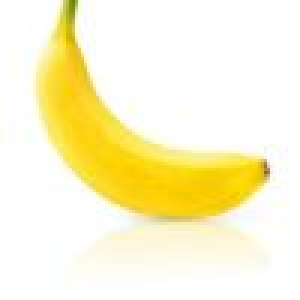
#> input picture pycharm_work/mldl/chap6/a.jpg, 100 x 100 px (shown 3 times larger)
$ python ex06.py
#> lines starting #> are read from the running program, lines starting #| are printed output that depends on the picture
### pycharm_work/mldl/chap6/fruitslog.py
import numpy as np
from sklearn.cluster import KMeans
from sklearn.linear_model import LogisticRegression

def getlog():
    target=np.array(['사과']*100+['파인애플']*100+['바나나']*100)
    fruits=np.load('fruits_300.npy')
    fruits2d=fruits.reshape(-1,10000)
    lr = LogisticRegression()
    lr.fit(fruits2d, target)
    return lr

### pycharm_work/mldl/chap6/ex06.py
import cv2
import numpy as np
import matplotlib.pyplot as plt
from fruitslog import getlog

a=cv2.imread('a.jpg', cv2.IMREAD_GRAYSCALE)
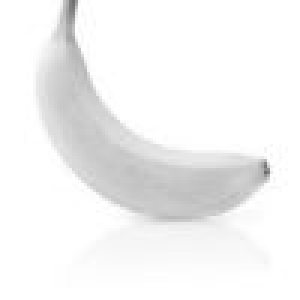
#> a: shape (100, 100) (shown 3 times larger); min 108, max 255, mean 243.4
print(a.shape)
#| (100, 100)
b=cv2.imread('b.jpg', cv2.IMREAD_GRAYSCALE)
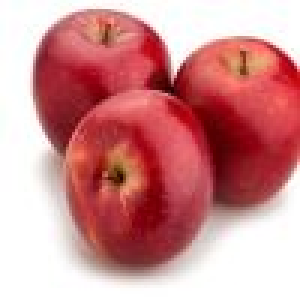
#> input picture pycharm_work/mldl/chap6/b.jpg, 100 x 100 px (shown 3 times larger)
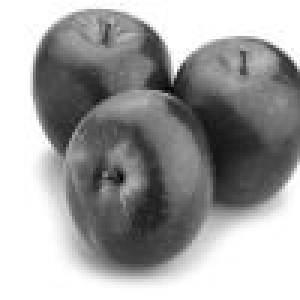
#> b: shape (100, 100) (shown 3 times larger); min 2, max 255, mean 162.5
print(b.shape)
#| (100, 100)


# plt.imshow(a,cmap='gray_r')
# plt.show()

#> (the run stopped early here; a loop or call above may not have finished)
